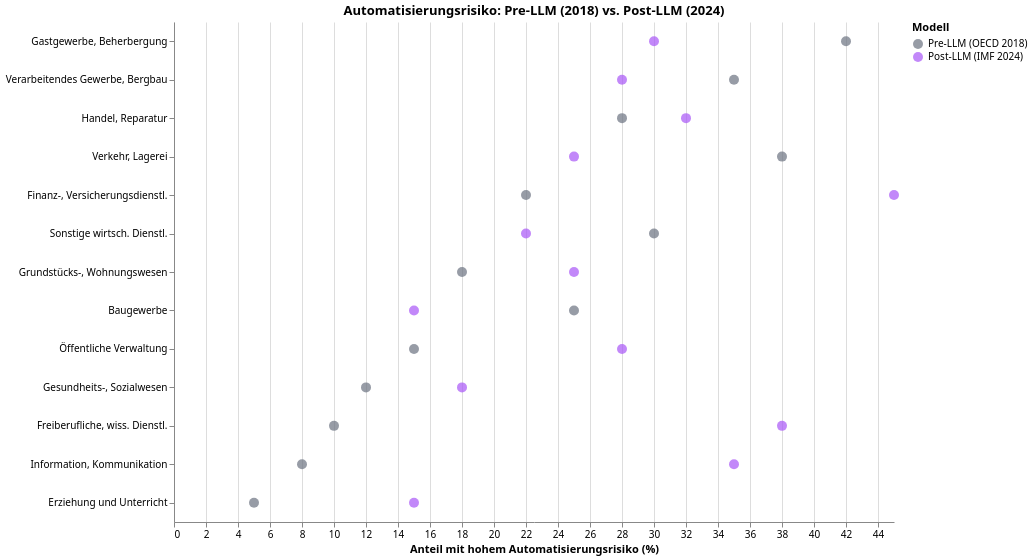

Vega-Lite specification for this chart:
### Vega-Lite specification from a JSON file in a GitHub repository (floating-point values rounded to 4 significant figures)
{"$schema": "https://vega.github.io/schema/vega-lite/v5.json", "config": {"font": "Switzer, system-ui, sans-serif", "view": {"stroke": "transparent"}}, "data": {"values": [{"Hohes Risiko %": 35, "Modell": "Pre-LLM (OECD 2018)", "Sektor": "Verarbeitendes Gewerbe, Bergbau"}, {"Hohes Risiko %": 28, "Modell": "Post-LLM (IMF 2024)", "Sektor": "Verarbeitendes Gewerbe, Bergbau"}, {"Hohes Risiko %": 28, "Modell": "Pre-LLM (OECD 2018)", "Sektor": "Handel, Reparatur"}, {"Hohes Risiko %": 32, "Modell": "Post-LLM (IMF 2024)", "Sektor": "Handel, Reparatur"}, {"Hohes Risiko %": 42, "Modell": "Pre-LLM (OECD 2018)", "Sektor": "Gastgewerbe, Beherbergung"}, {"Hohes Risiko %": 30, "Modell": "Post-LLM (IMF 2024)", "Sektor": "Gastgewerbe, Beherbergung"}, {"Hohes Risiko %": 38, "Modell": "Pre-LLM (OECD 2018)", "Sektor": "Verkehr, Lagerei"}, {"Hohes Risiko %": 25, "Modell": "Post-LLM (IMF 2024)", "Sektor": "Verkehr, Lagerei"}, {"Hohes Risiko %": 22, "Modell": "Pre-LLM (OECD 2018)", "Sektor": "Finanz-, Versicherungsdienstl."}, {"Hohes Risiko %": 45, "Modell": "Post-LLM (IMF 2024)", "Sektor": "Finanz-, Versicherungsdienstl."}, {"Hohes Risiko %": 12, "Modell": "Pre-LLM (OECD 2018)", "Sektor": "Gesundheits-, Sozialwesen"}, {"Hohes Risiko %": 18, "Modell": "Post-LLM (IMF 2024)", "Sektor": "Gesundheits-, Sozialwesen"}, {"Hohes Risiko %": 8, "Modell": "Pre-LLM (OECD 2018)", "Sektor": "Information, Kommunikation"}, {"Hohes Risiko %": 35, "Modell": "Post-LLM (IMF 2024)", "Sektor": "Information, Kommunikation"}, {"Hohes Risiko %": 25, "Modell": "Pre-LLM (OECD 2018)", "Sektor": "Baugewerbe"}, {"Hohes Risiko %": 15, "Modell": "Post-LLM (IMF 2024)", "Sektor": "Baugewerbe"}, {"Hohes Risiko %": 5, "Modell": "Pre-LLM (OECD 2018)", "Sektor": "Erziehung und Unterricht"}, {"Hohes Risiko %": 15, "Modell": "Post-LLM (IMF 2024)", "Sektor": "Erziehung und Unterricht"}, {"Hohes Risiko %": 15, "Modell": "Pre-LLM (OECD 2018)", "Sektor": "Öffentliche Verwaltung"}, {"Hohes Risiko %": 28, "Modell": "Post-LLM (IMF 2024)", "Sektor": "Öffentliche Verwaltung"}, {"Hohes Risiko %": 10, "Modell": "Pre-LLM (OECD 2018)", "Sektor": "Freiberufliche, wiss. Dienstl."}, {"Hohes Risiko %": 38, "Modell": "Post-LLM (IMF 2024)", "Sektor": "Freiberufliche, wiss. Dienstl."}, {"Hohes Risiko %": 30, "Modell": "Pre-LLM (OECD 2018)", "Sektor": "Sonstige wirtsch. Dienstl."}, {"Hohes Risiko %": 22, "Modell": "Post-LLM (IMF 2024)", "Sektor": "Sonstige wirtsch. Dienstl."}, {"Hohes Risiko %": 18, "Modell": "Pre-LLM (OECD 2018)", "Sektor": "Grundstücks-, Wohnungswesen"}, {"Hohes Risiko %": 25, "Modell": "Post-LLM (IMF 2024)", "Sektor": "Grundstücks-, Wohnungswesen"}]}, "encoding": {"color": {"field": "Modell", "scale": {"domain": ["Pre-LLM (OECD 2018)", "Post-LLM (IMF 2024)"], "range": ["#6b7280", "#a855f7"]}, "type": "nominal"}, "x": {"field": "Hohes Risiko %", "title": "Anteil mit hohem Automatisierungsrisiko (%)", "type": "quantitative"}, "y": {"field": "Sektor", "sort": "-x", "title": null, "type": "nominal"}}, "height": 500, "mark": {"filled": true, "size": 100, "type": "point"}, "title": "Automatisierungsrisiko: Pre-LLM (2018) vs. Post-LLM (2024)", "width": 720}
